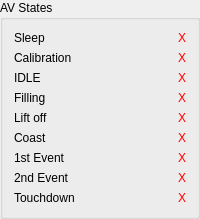
       <widget class="QGroupBox" name="av_states_box">
        <property name="sizePolicy">
         <sizepolicy hsizetype="MinimumExpanding" vsizetype="MinimumExpanding">
          <horstretch>0</horstretch>
          <verstretch>0</verstretch>
         </sizepolicy>
        </property>
        <property name="title">
         <string>AV States</string>
        </property>
        <layout class="QGridLayout" name="gridLayout_11">
         <item row="4" column="2">
          <widget class="QLabel" name="filling_av_ok_panel">
           <property name="minimumSize">
            <size>
             <width>23</width>
             <height>0</height>
            </size>
           </property>
           <property name="maximumSize">
            <size>
             <width>23</width>
             <height>16777215</height>
            </size>
           </property>
           <property name="styleSheet">
            <string notr="true">color: rgb(255, 0, 0);</string>
           </property>
           <property name="text">
            <string>X</string>
           </property>
           <property name="alignment">
            <set>Qt::AlignRight|Qt::AlignTrailing|Qt::AlignVCenter</set>
           </property>
          </widget>
         </item>
         <item row="8" column="1">
          <widget class="QLabel" name="second_event_label">
           <property name="text">
            <string>2nd Event</string>
           </property>
          </widget>
         </item>
         <item row="9" column="1">
          <widget class="QLabel" name="touchdown_label">
           <property name="text">
            <string>Touchdown</string>
           </property>
          </widget>
         </item>
         <item row="6" column="1">
          <widget class="QLabel" name="coast_label">
           <property name="text">
            <string>Coast</string>
           </property>
          </widget>
         </item>
         <item row="8" column="2">
          <widget class="QLabel" name="second_event_ok_panel">
           <property name="minimumSize">
            <size>
             <width>23</width>
             <height>0</height>
            </size>
           </property>
           <property name="maximumSize">
            <size>
             <width>23</width>
             <height>16777215</height>
            </size>
           </property>
           <property name="styleSheet">
            <string notr="true">color: rgb(255, 0, 0);</string>
           </property>
           <property name="text">
            <string>X</string>
           </property>
           <property name="alignment">
            <set>Qt::AlignRight|Qt::AlignTrailing|Qt::AlignVCenter</set>
           </property>
          </widget>
         </item>
         <item row="2" column="1">
          <widget class="QLabel" name="calibration_label">
           <property name="styleSheet">
            <string notr="true"/>
           </property>
           <property name="text">
            <string>Calibration</string>
           </property>
          </widget>
         </item>
         <item row="2" column="2">
          <widget class="QLabel" name="calibration_state_ok_panel">
           <property name="minimumSize">
            <size>
             <width>23</width>
             <height>0</height>
            </size>
           </property>
           <property name="maximumSize">
            <size>
             <width>23</width>
             <height>16777215</height>
            </size>
           </property>
           <property name="styleSheet">
            <string notr="true">color: rgb(255, 0, 0);</string>
           </property>
           <property name="text">
            <string>X</string>
           </property>
           <property name="alignment">
            <set>Qt::AlignRight|Qt::AlignTrailing|Qt::AlignVCenter</set>
           </property>
          </widget>
         </item>
         <item row="7" column="2">
          <widget class="QLabel" name="first_event_ok_panel">
           <property name="minimumSize">
            <size>
             <width>23</width>
             <height>0</height>
            </size>
           </property>
           <property name="maximumSize">
            <size>
             <width>23</width>
             <height>16777215</height>
            </size>
           </property>
           <property name="styleSheet">
            <string notr="true">color: rgb(255, 0, 0);</string>
           </property>
           <property name="text">
            <string>X</string>
           </property>
           <property name="alignment">
            <set>Qt::AlignRight|Qt::AlignTrailing|Qt::AlignVCenter</set>
           </property>
          </widget>
         </item>
         <item row="4" column="1">
          <widget class="QLabel" name="filling_label_av">
           <property name="text">
            <string>Filling</string>
           </property>
          </widget>
         </item>
         <item row="5" column="2">
          <widget class="QLabel" name="liftoff_state_ok_panel">
           <property name="minimumSize">
            <size>
             <width>23</width>
             <height>0</height>
            </size>
           </property>
           <property name="maximumSize">
            <size>
             <width>23</width>
             <height>16777215</height>
            </size>
           </property>
           <property name="styleSheet">
            <string notr="true">color: rgb(255, 0, 0);</string>
           </property>
           <property name="text">
            <string>X</string>
           </property>
           <property name="alignment">
            <set>Qt::AlignRight|Qt::AlignTrailing|Qt::AlignVCenter</set>
           </property>
          </widget>
         </item>
         <item row="9" column="2">
          <widget class="QLabel" name="touchdown_event_ok_panel">
           <property name="minimumSize">
            <size>
             <width>23</width>
             <height>0</height>
            </size>
           </property>
           <property name="maximumSize">
            <size>
             <width>23</width>
             <height>16777215</height>
            </size>
           </property>
           <property name="styleSheet">
            <string notr="true">color: rgb(255, 0, 0);</string>
           </property>
           <property name="text">
            <string>X</string>
           </property>
           <property name="alignment">
            <set>Qt::AlignRight|Qt::AlignTrailing|Qt::AlignVCenter</set>
           </property>
          </widget>
         </item>
         <item row="6" column="2">
          <widget class="QLabel" name="coast_state_ok_panel">
           <property name="minimumSize">
            <size>
             <width>23</width>
             <height>0</height>
            </size>
           </property>
           <property name="maximumSize">
            <size>
             <width>23</width>
             <height>16777215</height>
            </size>
           </property>
           <property name="styleSheet">
            <string notr="true">color: rgb(255, 0, 0);</string>
           </property>
           <property name="text">
            <string>X</string>
           </property>
           <property name="alignment">
            <set>Qt::AlignRight|Qt::AlignTrailing|Qt::AlignVCenter</set>
           </property>
          </widget>
         </item>
         <item row="3" column="1">
          <widget class="QLabel" name="idle_label">
           <property name="styleSheet">
            <string notr="true"/>
           </property>
           <property name="text">
            <string>IDLE</string>
           </property>
          </widget>
         </item>
         <item row="3" column="2">
          <widget class="QLabel" name="idle_state_ok_panel">
           <property name="minimumSize">
            <size>
             <width>23</width>
             <height>0</height>
            </size>
           </property>
           <property name="maximumSize">
            <size>
             <width>23</width>
             <height>16777215</height>
            </size>
           </property>
           <property name="styleSheet">
            <string notr="true">color: rgb(255, 0, 0);</string>
           </property>
           <property name="text">
            <string>X</string>
           </property>
           <property name="alignment">
            <set>Qt::AlignRight|Qt::AlignTrailing|Qt::AlignVCenter</set>
           </property>
          </widget>
         </item>
         <item row="7" column="1">
          <widget class="QLabel" name="first_event_label">
           <property name="text">
            <string>1st Event</string>
           </property>
          </widget>
         </item>
         <item row="5" column="1">
          <widget class="QLabel" name="liftoff_label">
           <property name="text">
            <string>Lift off</string>
           </property>
          </widget>
         </item>
         <item row="1" column="1">
          <widget class="QLabel" name="sleep_label">
           <property name="text">
            <string>Sleep</string>
           </property>
          </widget>
         </item>
         <item row="1" column="2">
          <widget class="QLabel" name="sleep_state_ok_panel">
           <property name="minimumSize">
            <size>
             <width>23</width>
             <height>0</height>
            </size>
           </property>
           <property name="maximumSize">
            <size>
             <width>23</width>
             <height>16777215</height>
            </size>
           </property>
           <property name="styleSheet">
            <string notr="true">color: rgb(255, 0, 0);</string>
           </property>
           <property name="text">
            <string>X</string>
           </property>
           <property name="alignment">
            <set>Qt::AlignRight|Qt::AlignTrailing|Qt::AlignVCenter</set>
           </property>
          </widget>
         </item>
        </layout>
       </widget>
